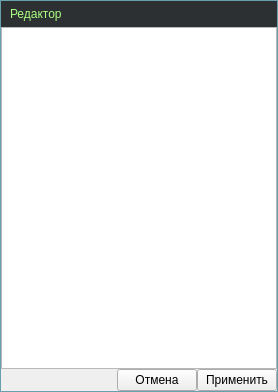
<?xml version="1.0" encoding="UTF-8"?>
<ui version="4.0">
 <class>editrecordwidget</class>
 <widget class="QWidget" name="editrecordwidget">
  <property name="geometry">
   <rect>
    <x>0</x>
    <y>0</y>
    <width>278</width>
    <height>392</height>
   </rect>
  </property>
  <property name="windowTitle">
   <string>Form</string>
  </property>
  <property name="styleSheet">
   <string notr="true">QStatusBar
{
        /*color: #EAEAEA;*/
		color:#E0E0E0;
        background: #2C3033;
		font-family:&quot;Arial&quot;,&quot;Courier&quot;;
}
#frame{border:1px solid #68A0AD;}</string>
  </property>
  <layout class="QGridLayout" name="gridLayout">
   <property name="leftMargin">
    <number>0</number>
   </property>
   <property name="topMargin">
    <number>0</number>
   </property>
   <property name="rightMargin">
    <number>0</number>
   </property>
   <property name="bottomMargin">
    <number>0</number>
   </property>
   <property name="spacing">
    <number>0</number>
   </property>
   <item row="0" column="0">
    <widget class="QFrame" name="frame">
     <property name="frameShape">
      <enum>QFrame::StyledPanel</enum>
     </property>
     <property name="frameShadow">
      <enum>QFrame::Raised</enum>
     </property>
     <layout class="QGridLayout" name="gridLayout_2">
      <property name="leftMargin">
       <number>0</number>
      </property>
      <property name="topMargin">
       <number>0</number>
      </property>
      <property name="rightMargin">
       <number>0</number>
      </property>
      <property name="bottomMargin">
       <number>0</number>
      </property>
      <property name="spacing">
       <number>0</number>
      </property>
      <item row="1" column="0" colspan="3">
       <widget class="QTreeView" name="treeView">
        <property name="styleSheet">
         <string notr="true">/*QLineEdit{
	width:100%;
	height:100%;
	min-width:100%;
}

QAbstractItemView:item::selected{
color:#fff;
background-color: #3399FF;
}

#treeView{
background-color:rgba(255, 255, 191, 127);
}*/</string>
        </property>
        <property name="editTriggers">
         <set>QAbstractItemView::CurrentChanged|QAbstractItemView::EditKeyPressed|QAbstractItemView::SelectedClicked</set>
        </property>
        <property name="showDropIndicator" stdset="0">
         <bool>true</bool>
        </property>
        <property name="alternatingRowColors">
         <bool>true</bool>
        </property>
        <property name="rootIsDecorated">
         <bool>false</bool>
        </property>
        <property name="expandsOnDoubleClick">
         <bool>false</bool>
        </property>
       </widget>
      </item>
      <item row="2" column="0">
       <spacer name="horizontalSpacer">
        <property name="orientation">
         <enum>Qt::Horizontal</enum>
        </property>
        <property name="sizeHint" stdset="0">
         <size>
          <width>123</width>
          <height>20</height>
         </size>
        </property>
       </spacer>
      </item>
      <item row="2" column="1">
       <widget class="QPushButton" name="pushButton">
        <property name="text">
         <string>Отмена</string>
        </property>
       </widget>
      </item>
      <item row="2" column="2">
       <widget class="QPushButton" name="pushButton_2">
        <property name="text">
         <string>Применить</string>
        </property>
       </widget>
      </item>
      <item row="0" column="0" colspan="3">
       <widget class="QLabel" name="label">
        <property name="styleSheet">
         <string notr="true">color: rgb(170, 255, 127);
background: #2C3033;
padding:5px;
margin-right:-1;
border:1px solid #2C3033;
border-right:25x solid #2C3033;</string>
        </property>
        <property name="text">
         <string>Редактор</string>
        </property>
       </widget>
      </item>
     </layout>
    </widget>
   </item>
  </layout>
 </widget>
 <resources/>
 <connections/>
</ui>
